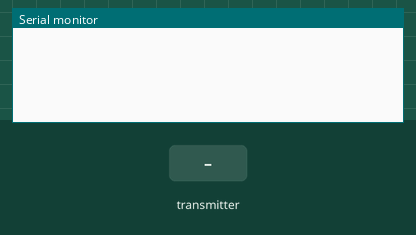
This sketch was run on a simulated ESP32. On the bench: the last lines printed to the serial monitor. The inputs (shaded band) are chosen by the test bench.

Above: at 1.2 s.
1.3 s: the transmitter starts sending a = 0
At 1.66 s:
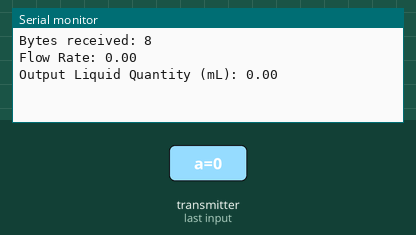
2.8 s: the transmitter starts sending b = 25
At 3.16 s:
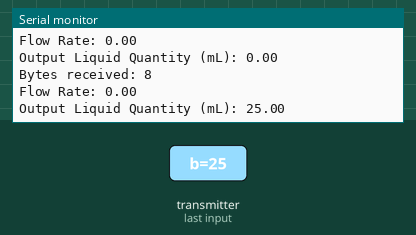
4.3 s: the transmitter starts sending a = 25
5.8 s: the transmitter starts sending b = 50
At 6.16 s:
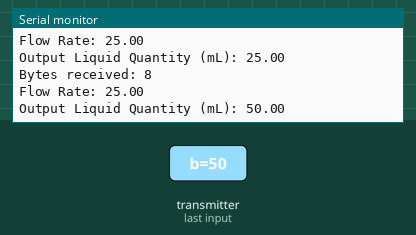
Timing chart, 0 to 8.3 s (numbered marks = the images above; inputs shaded):
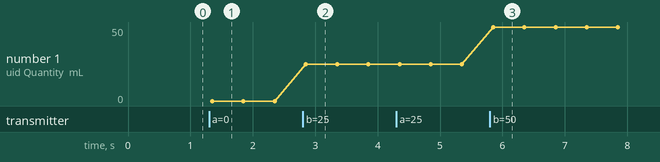

Measured:
- after the input at 1.3 s, the serial monitor: prints a new line after 0.05 s (image 1)
- after the input at 2.8 s, the serial monitor: prints a new line after 0.05 s (image 2)
- after the input at 5.8 s, the serial monitor: prints a new line after 0.05 s (image 3)
- plotted number 1: 0 → 25 after the input at 2.8 s, 25 → 50 after the input at 5.8 s

The sketch:

Reciever_Database.ino
```cpp
// (licence header left out)
#include <esp_now.h>
#include <WiFi.h>

// Structure example to receive data
// Must match the sender structure
typedef struct struct_message {
    float a;
    float b;
} struct_message;

// Create a struct_message called myData
struct_message myData;

// callback function that will be executed when data is received
void OnDataRecv(const uint8_t * mac, const uint8_t *incomingData, int len) {
  memcpy(&myData, incomingData, sizeof(myData));
  Serial.print("Bytes received: ");
  Serial.println(len);
  Serial.print("Flow Rate: ");
  Serial.println(myData.a);
  Serial.print("Output Liquid Quantity (mL): ");
  Serial.println(myData.b);

  Serial.println();
}

void setup() {
  // Initialize Serial Monitor
  Serial.begin(115200);

  // Set device as a Wi-Fi Station
  WiFi.mode(WIFI_STA);

  // Init ESP-NOW
  if (esp_now_init() != ESP_OK) {
    Serial.println("Error initializing ESP-NOW");
    return;
  }

  // Once ESPNow is successfully Init, we will register for recv CB to
  // get recv packer info
  esp_now_register_recv_cb(OnDataRecv);
}

void loop() {

}
```
